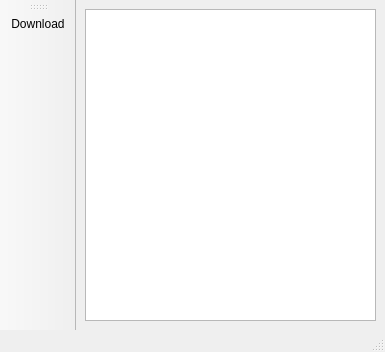
<?xml version="1.0" encoding="UTF-8"?>
<ui version="4.0">
 <class>Shared</class>
 <widget class="QMainWindow" name="Shared">
  <property name="enabled">
   <bool>true</bool>
  </property>
  <property name="geometry">
   <rect>
    <x>0</x>
    <y>0</y>
    <width>385</width>
    <height>352</height>
   </rect>
  </property>
  <property name="windowTitle">
   <string>MainWindow</string>
  </property>
  <widget class="QWidget" name="centralwidget">
   <layout class="QVBoxLayout" name="verticalLayout">
    <item>
     <widget class="QListView" name="listView"/>
    </item>
   </layout>
  </widget>
  <widget class="QStatusBar" name="statusbar"/>
  <widget class="QToolBar" name="toolBar">
   <property name="windowTitle">
    <string>toolBar</string>
   </property>
   <attribute name="toolBarArea">
    <enum>LeftToolBarArea</enum>
   </attribute>
   <attribute name="toolBarBreak">
    <bool>false</bool>
   </attribute>
   <addaction name="actionDownload"/>
  </widget>
  <action name="actionDownload">
   <property name="icon">
    <iconset resource="dropboxresources.qrc">
     <normaloff>:/Images/Downloads-Folder-icon.png</normaloff>:/Images/Downloads-Folder-icon.png</iconset>
   </property>
   <property name="text">
    <string>Download</string>
   </property>
  </action>
 </widget>
 <resources>
  <include location="dropboxresources.qrc"/>
 </resources>
 <connections/>
</ui>
